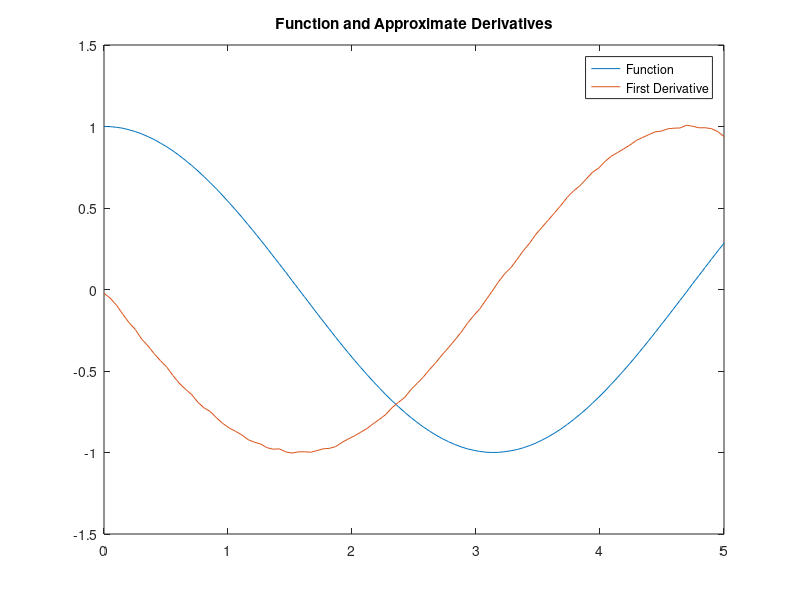
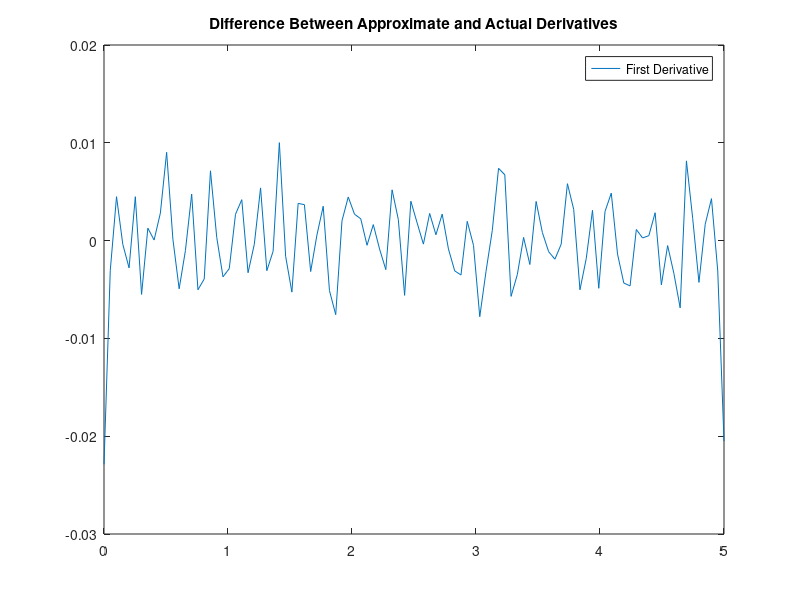

MATLAB code for these plots, in order:
clear; close all;
N=100;
a=0;b=5;
h=(b-a)/(N-1);
x=a:h:b;
f=cos(x)+.001*rand(1,length(x));
fp(2:N-1)=(f(3:N)-f(1:N-2))/(2*h);
fpp(2:N-1)=(f(3:N)-2*f(2:N-1)+f(1:N-2))/h^2;
fp(1)=3*fp(2)-3*fp(3)+fp(4);
fp(N)=3*fp(N-1)-3*fp(N-2)+fp(N-3);
fpp(1)=3*fpp(2)-3*fpp(3)+fpp(4);
fpp(N)=3*fpp(N-1)-3*fpp(N-2)+fpp(N-3);

gp=-sin(x);
gpp=-cos(x);
plot(x,f,x,fp);%,x,fpp)
legend('Function','First Derivative','Second Derivative');
title('Function and Approximate Derivatives');


figure;
plot(x,fp-gp);%,x,fpp-gpp);
legend('First Derivative','Second Derivative');
title('Difference Between Approximate and Actual Derivatives');